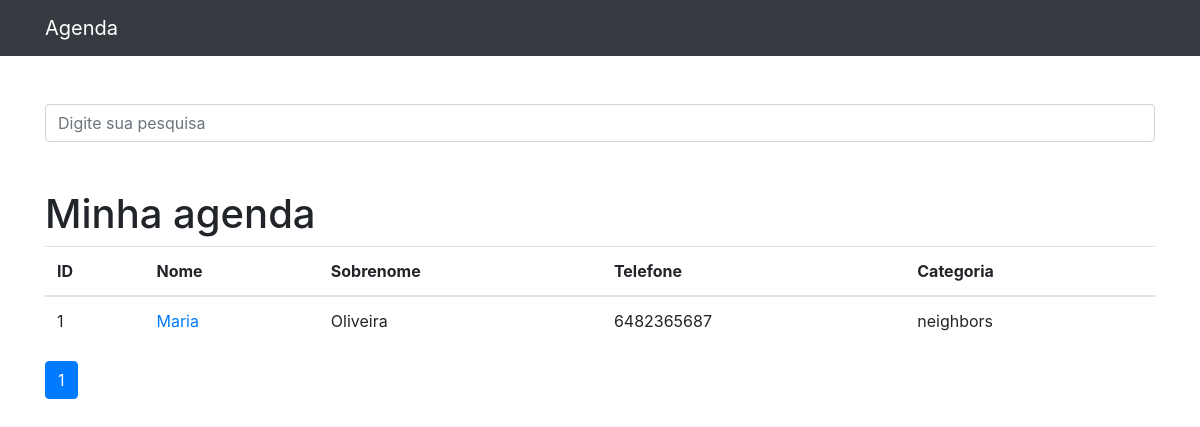
The app's page /, older data.
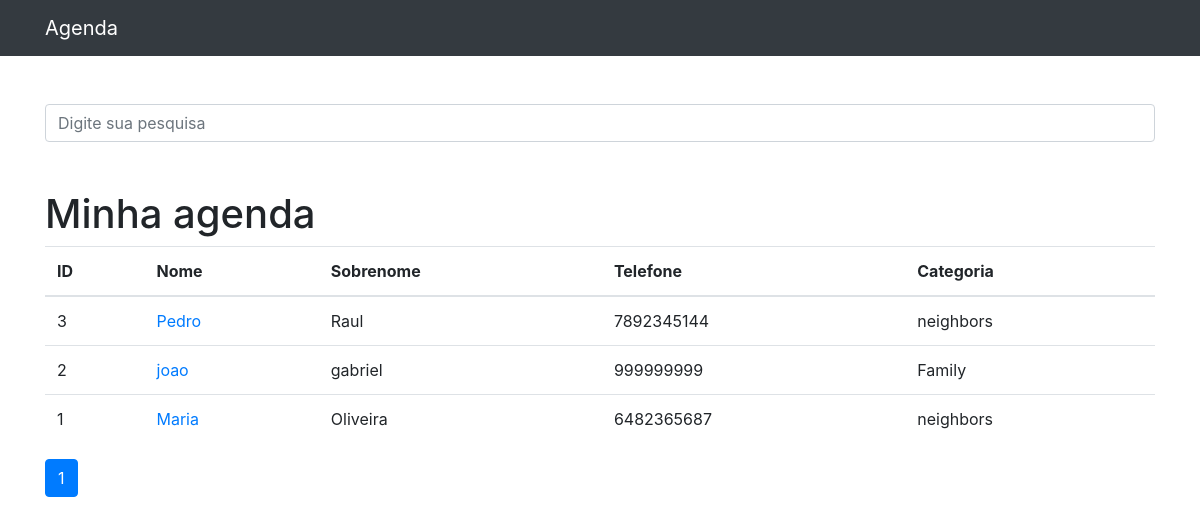
The same page, newer data.
### contatos/models.py (models this page shows, shortened)
class Contato(models.Model):
    nome = models.CharField(max_length=200)
    sobrenome = models.CharField(max_length=200, blank=True)
    telefone = models.CharField(max_length=200)
    email = models.CharField(max_length=200, blank=True)
    data_criacao = models.DateTimeField(default=timezone.now)
    descricao = models.TextField(blank=True)
    categoria = models.ForeignKey(Categoria, on_delete=models.DO_NOTHING)
    mostrar = models.BooleanField(default=True)
    foto = models.ImageField(blank=True, upload_to='fotos/%Y/%m')

class Categoria(models.Model):
    nome = models.CharField(max_length=200)
    def __str__(self):
        return self.nome

### contatos/views.py (the view)
# urls.py: path('', views.index, name='index'),
def index(request):
    contatos = Contato.objects.order_by('-id').filter(
        mostrar=True
    )
    paginator = Paginator(contatos, 6)
    page = request.GET.get('p')
    contatos = paginator.get_page(page)
    return render(request, 'contatos/index.html', {
        'contatos': contatos
    })

### contatos/templates/contatos/index.html
{% extends 'base.html' %} {%block conteudo%}
<h1 class="mt-5">Minha agenda</h1>
<table class="table">
  <thead>
    <tr>
      <th>ID</th>
      <th>Nome</th>
      <th>Sobrenome</th>
      <th>Telefone</th>
      <th>Categoria</th>
    </tr>
  </thead>
  <tbody>
    {% for contato in contatos %}
      {% if contato.mostrar %}
        <tr>
          <td>
            {{ contato.id }}
          </td>
          <td>
            <a href="{% url 'ver_contato' contato.id %}"> {{ contato.nome }} </a>
          </td>
          <td> {{ contato.sobrenome }} </td>
          <td> {{ contato.telefone }} </td>
          <td> {{ contato.categoria }} </td>
        </tr>
      {% endif %}
    {% endfor %}
  </tbody>
</table>
<nav aria-label="Page navigation example">
  <ul class="pagination">
    {% for pagina in contatos.paginator.page_range %}
      {% if contatos.number == pagina %}
        <li class="page-item active">
          <a class="page-link" href="?p={{ pagina }}&termo={{ request.GET.termo }}">{{ pagina }}</a>
        </li>
      {% else %}
        <li class="page-item">
          <a class="page-link" href="?p={{ pagina }}&termo={{ request.GET.termo }}">{{ pagina }}</a>
        </li>
      {% endif %}
    {% endfor %}
  </ul>
</nav>
{%endblock%}

### templates/base.html (shortened to what this page needs)
{% load static %}
<!DOCTYPE html>
<html lang="pt">
  <head>
    {%include 'parciais/_head.html' %}
  </head>
  <body>
    {%include 'parciais/_nav.html' %}
    <div class="container">
      <div class="row">
        <div class="col-lg-12">
          <br /><br />
          {% if 'accounts' not in request.path %}
            <form method="get" action="{% url 'busca' %}">
              <div class="form-group row">
                <div class="col-12">
                  <input
                    class="form-control"
                    type="search"
                    value="{{ request.GET.termo }}"
                    id="search-input"
                    placeholder="Digite sua pesquisa"
                    name="termo"/>
                </div>
              </div>
            </form>
            {% endif %}
          {%block conteudo%} {%endblock%}
        </div>
      </div>
    </div>
  </body>
</html>

### templates/parciais/_head.html (shortened to what this page needs)
{%load static%}
<link href="{% static 'vendor/bootstrap/css/bootstrap.min.css'%}" rel="stylesheet">

### templates/parciais/_nav.html (shortened to what this page needs)
<nav class="navbar navbar-expand-lg navbar-dark bg-dark static-top">
  <div class="container">
    <a class="navbar-brand" href="{% url 'index' %}">Agenda</a>
  </div>
</nav>

Row changes from the older to the newer data that the page shows:
added Contato: id "3", nome "Pedro", sobrenome "Raul", telefone "7892345144", categoria "neighbors"
added Contato: id "2", nome "joao", sobrenome "gabriel", telefone "999999999", categoria "Family"
